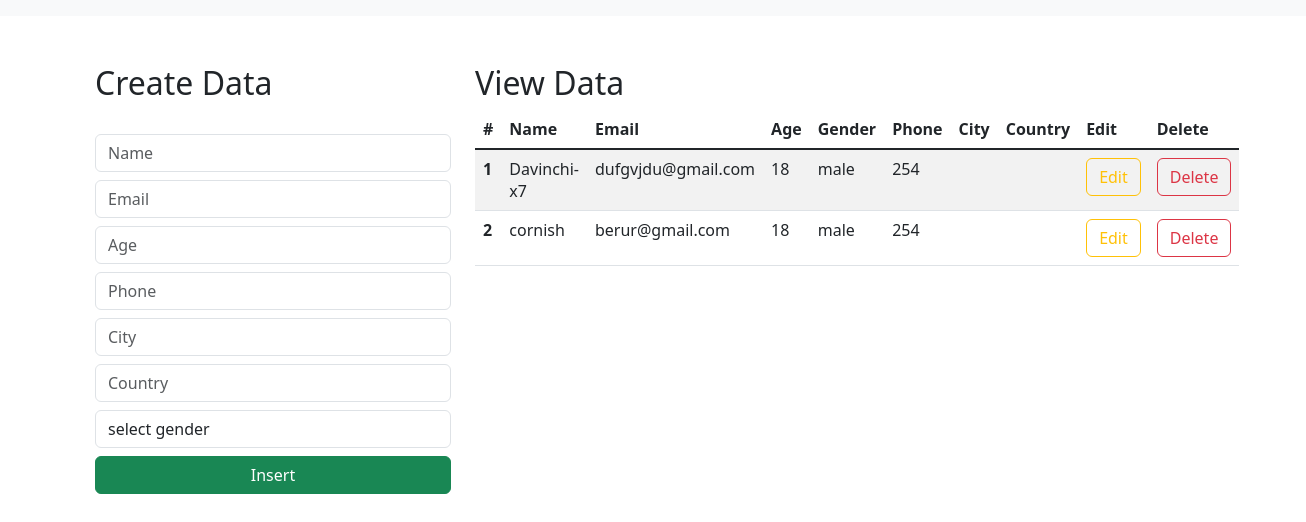
The app's page /, older data.
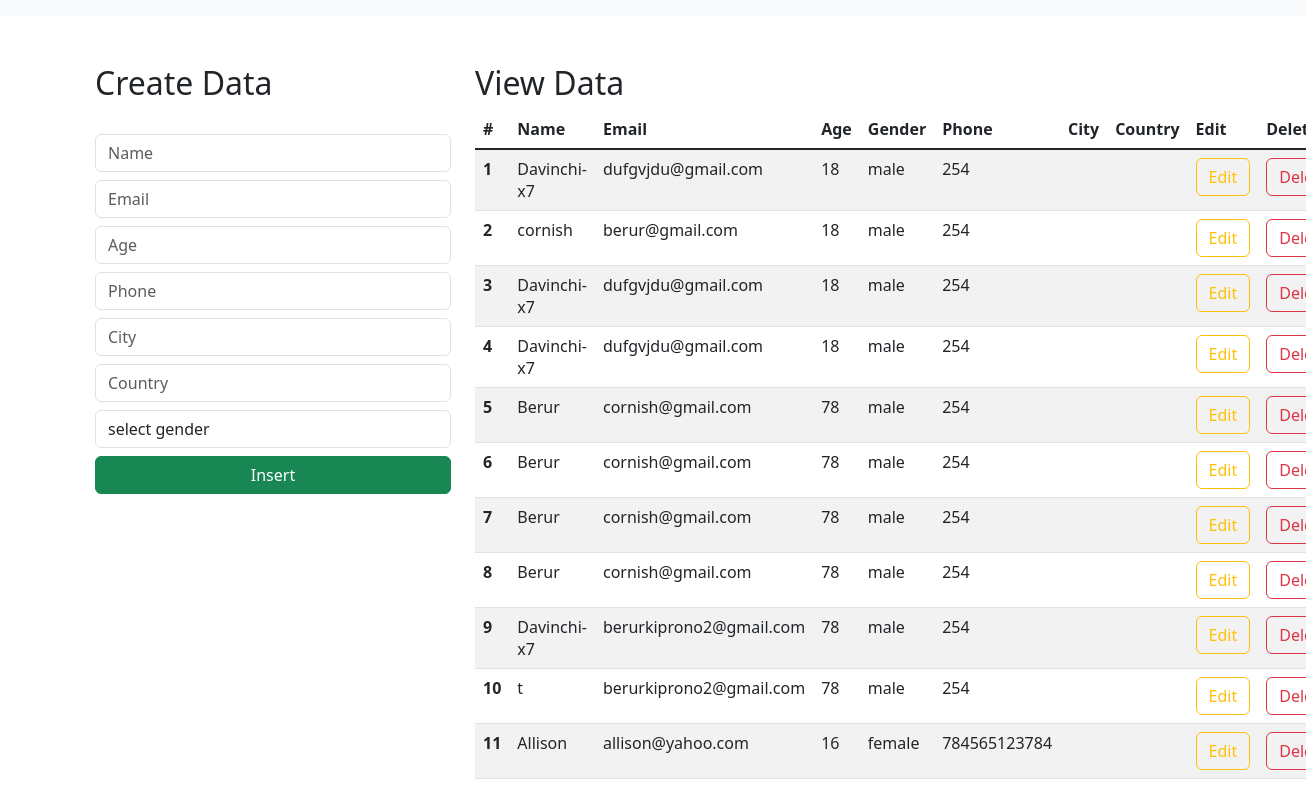
The same page, newer data.
### djangoreg/models.py (models this page shows)
class Student(models.Model):
    name = models.CharField(max_length=50, blank=True, null=False)
    email = models.EmailField(max_length=50, blank=True, null=False)
    age = models.IntegerField(blank=True, null=False)
    gender = models.CharField(max_length=50, blank=True, null=False)
    phone = models.CharField(max_length=10, blank=True, null=False)
    city = models.CharField(max_length=50, blank=True, null=False)
    country = models.CharField(max_length=50, blank=True, null=False)

### djangoreg/views.py (the view)
# urls.py: path('', views.index_page, name='index'),
def index_page(request):
    data = Student.objects.all()
    context = {'data': data}
    return render(request, 'index.html', context)

### templates/index.html (shortened to what this page needs)
<html lang="en">
    <link href="https://cdn.jsdelivr.net/npm/bootstrap@5.3.0-alpha1/dist/css/bootstrap.min.css" rel="stylesheet">
  <head>
  </head>
  <body>
    <nav class="navbar navbar-expand-lg bg-body-tertiary">
      </nav>
      <div class="container mt-5">
        <div class="row">
            <div class="col-md-4">
                <h2>Create Data</h2>
                <br>
                <form action="/insert" method="post">
                    <div class="form-group">
                        <input type="text" class="form-control" placeholder="Name" name="name" required>
                    </div>
                    <div class="form-group">
                        <input type="email" class="form-control  mt-2" placeholder="Email" name="email" required>
                    </div>
                    <div class="form-group">
                        <input type="number" class="form-control  mt-2" placeholder="Age" name="age" required>
                    </div>
                    <div class="form-group">
                        <input type="number" class="form-control  mt-2" placeholder="Phone" name="phone" required>
                    </div>
                    <div class="form-group">
                        <input type="text" class="form-control  mt-2" placeholder="City" name="city" required>
                    </div>
                    <div class="form-group">
                        <input type="text" class="form-control  mt-2" placeholder="Country" name="country" required>
                    </div>
                    <div class="form-group mt-2">
                        <select id="gender" name="gender" class="form-control" required>
                            <option selected>select gender</option>
                        </select>
                    </div>
                    <div class="d-grid gap-2">
                        <button class="btn btn-success mt-2" type="submit">Insert</button>
                    </div>
                </form>
            </div>
            <div class="col-md-8">
                <h2>View Data</h2>
                <table class="table table-striped table-hover">
                    <thead>
                      <tr>
                        <th scope="col">#</th>
                        <th scope="col">Name</th>
                        <th scope="col">Email</th>
                        <th scope="col">Age</th>
                        <th scope="col">Gender</th>
                        <th scope="col">Phone</th>
                        <th scope="col">City</th>
                        <th scope="col">Country</th>
                        <th scope="col">Edit</th>
                        <th scope="col">Delete</th>
                      </tr>
                    </thead>
                    <tbody class="table-group-divider">
                    {% for d in data %}
                      <tr>
                        <th scope="row">{{d.id}}</th>
                        <td>{{d.name}}</td>
                        <td>{{d.email}}</td>
                        <td>{{d.age}}</td>
                        <td>{{d.gender}}</td>
                        <td>{{d.phone}}</td>
                        <td>{{d.city}}</td>
                        <td>{{d.country}}</td>
                        <td><a href="/update/{{d.id}}" type="button" class="btn btn-outline-warning">Edit</a></td>
                        <td><a href="/delete/{{d.id}}" type="button" class="btn btn-outline-danger">Delete</a></td>
                      </tr>
                    {% endfor %}
                    </tbody>
                  </table>
            </div>
        </div>
      </div>
  </body>
</html>

Row changes from the older to the newer data that the page shows:
added Student: id "3", name "Davinchi-x7", email "dufgvjdu@gmail.com", age "18", gender "male", phone "254"
added Student: id "4", name "Davinchi-x7", email "dufgvjdu@gmail.com", age "18", gender "male", phone "254"
added Student: id "5", name "Berur", email "cornish@gmail.com", age "78", gender "male", phone "254"
added Student: id "6", name "Berur", email "cornish@gmail.com", age "78", gender "male", phone "254"
added Student: id "7", name "Berur", email "cornish@gmail.com", age "78", gender "male", phone "254"
added Student: id "8", name "Berur", email "cornish@gmail.com", age "78", gender "male", phone "254"
added Student: id "9", name "Davinchi-x7", email "berurkiprono2@gmail.com", age "78", gender "male", phone "254"
added Student: id "10", name "t", email "berurkiprono2@gmail.com", age "78", gender "male", phone "254"
added Student: id "11", name "Allison", email "allison@yahoo.com", age "16", gender "female", phone "784565123784"
